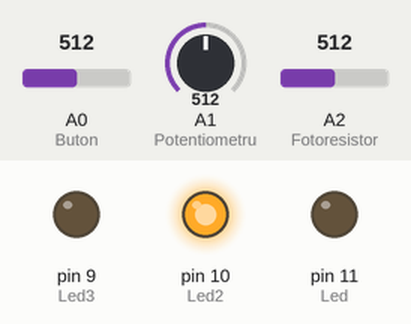
The sketch below on a simulated Arduino Uno, built with avr-gcc and run on an emulated ATmega328P. On the bench: output pins drawn as LEDs (lit = HIGH). Inputs (shaded band) come from the test bench; at power-on: A1 (Potentiometru) = 512, A0 (Buton) = 512, A2 (Fotoresistor) = 512.

Above: at 1.2 s.
1.3 s: A1 (Potentiometru) set to 122
At 2.5 s:
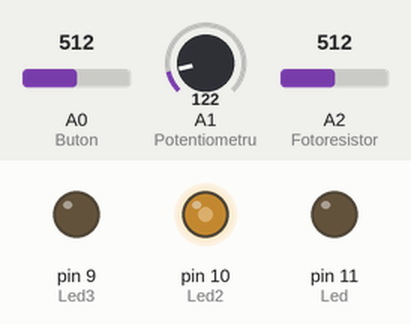
2.8 s: A0 (Buton) set to 1009
4.3 s: A0 (Buton) set to 1023
At 4.8 s:
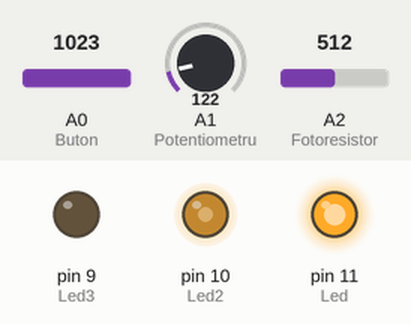
5.8 s: A2 (Fotoresistor) set to 7
7.3 s: A2 (Fotoresistor) set to 4
At 8.3 s:
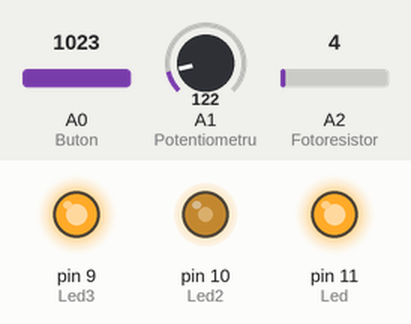
8.8 s: A1 (Potentiometru) set to 0
At 9.5 s:
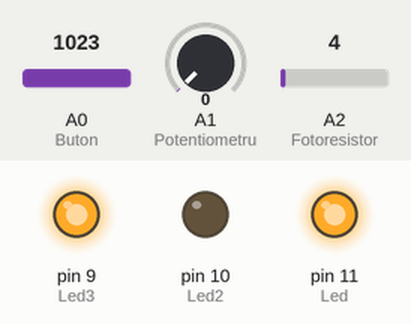
Timing chart, 0 to 11.3 s (numbered marks = the images above; inputs shaded):
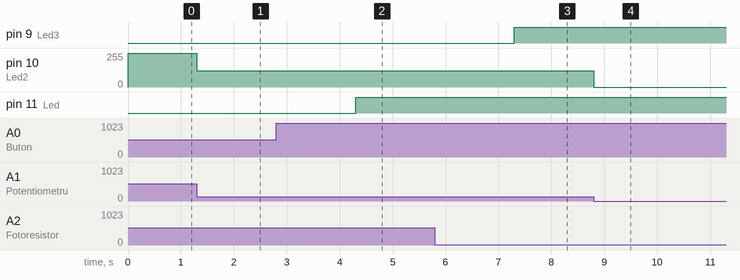

The sketch:

IV_Photoresistor_02.ino
```cpp
int Led = 11;
int Buton = 0;
int Potentiometru = 1;
int Led2 = 10;

int Fotoresistor = 2;
int Led3 = 9;

void setup() {
  pinMode(Buton, INPUT);
  pinMode(Potentiometru, INPUT);
  pinMode(Led, OUTPUT);
  pinMode(Led2, OUTPUT);

  pinMode(Fotoresistor, INPUT);
    pinMode(Led3, OUTPUT);
}

void loop() {
  if (analogRead(Buton) >= 1023) { //Butonul a fost apasat
    digitalWrite(Led, HIGH);
  }
  else
  {
    digitalWrite(Led, LOW);
  }

  analogWrite(Led2, analogRead(Potentiometru));

  if (analogRead(Fotoresistor) > 5) {
    digitalWrite(Led3, LOW);
  }
  else {
    digitalWrite(Led3, HIGH);
  }
}
```

Measured:
- the behaviour switches between 1022 and 1023 on A0 (Buton) (found by bisection; images 1 and 2)
- the behaviour switches between 6 and 5 on A2 (Fotoresistor) (found by bisection; images 2 and 3)
- after the input at 1.3 s, pin 10 (Led2): 255/255 → 122/255 at once
- after the input at 2.8 s, every drawn part: stays the same
- after the input at 4.3 s, pin 11 (Led): LOW → HIGH at once
- after the input at 5.8 s, every drawn part: stays the same
- after the input at 7.3 s, pin 9 (Led3): LOW → HIGH at once
- after the input at 8.8 s, pin 10 (Led2): 122/255 → 0/255 at once
